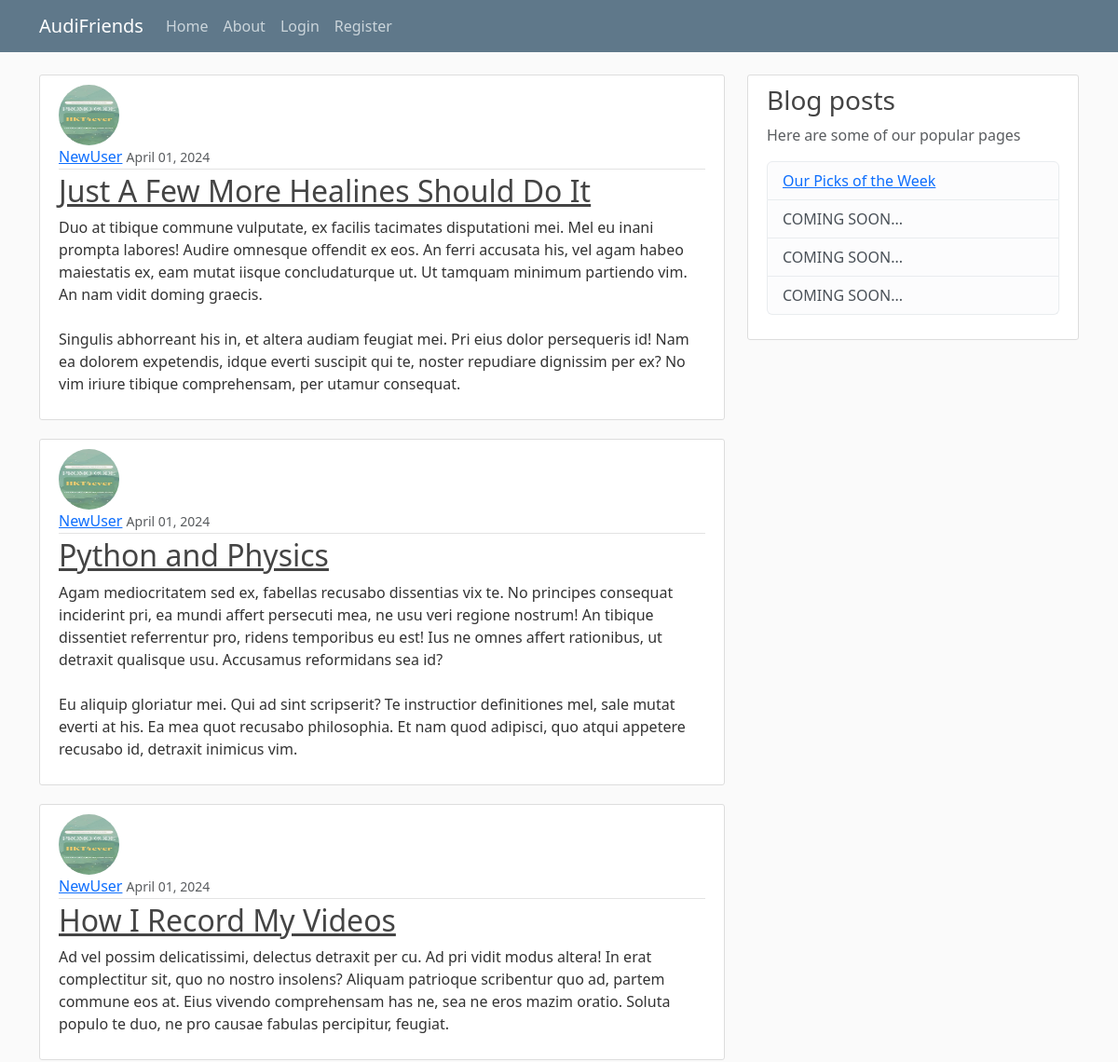
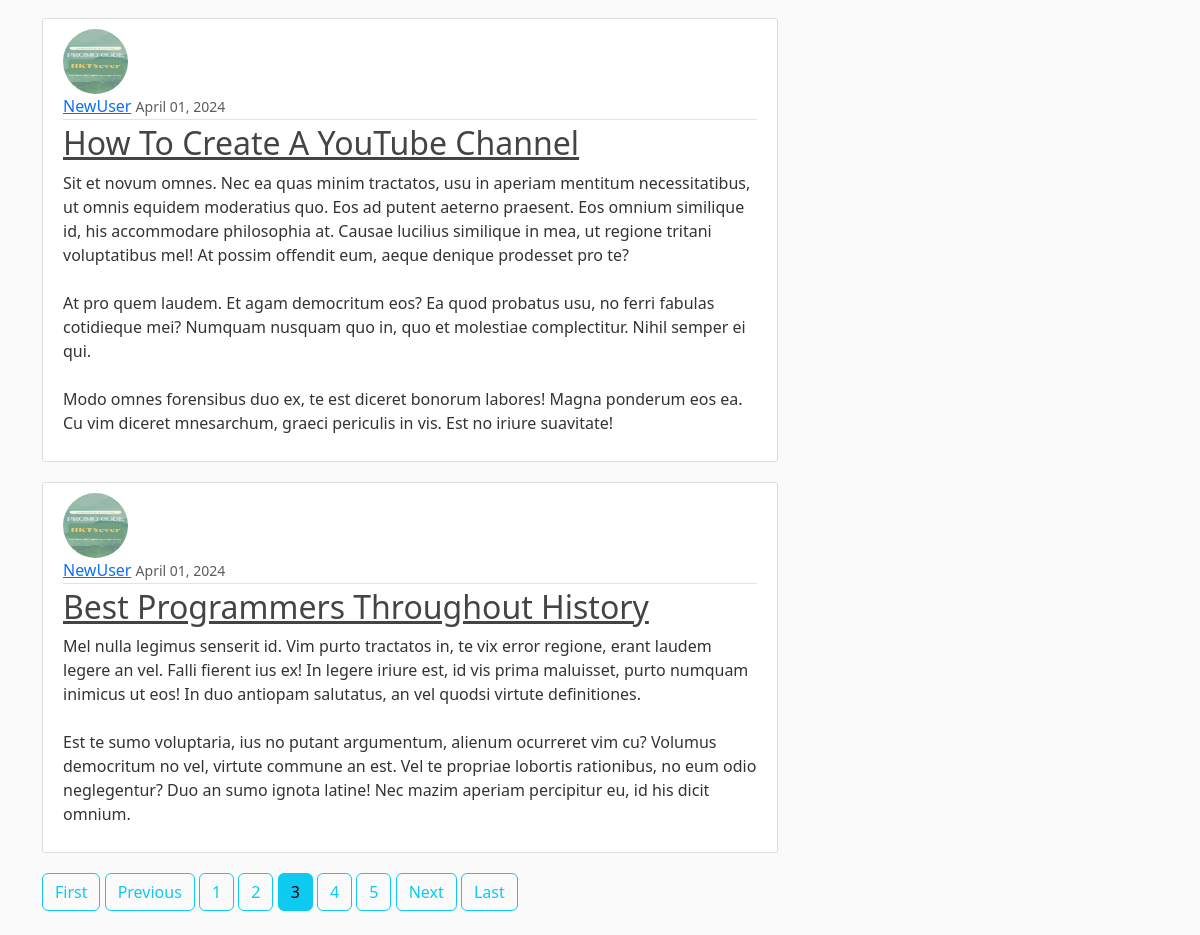
/?page=3, run on the app's committed database (2 pictures, top to bottom).
### blog/models.py (models this page shows, shortened)
class Post(models.Model):
    title = models.CharField(max_length=100)
    content = models.TextField()
    date_posted = models.DateTimeField(default=timezone.now)
    author = models.ForeignKey(User, on_delete=models.CASCADE)

### users/models.py (models this page shows, shortened)
class Profile(models.Model):
    user = models.OneToOneField(User, on_delete=models.CASCADE)
    """
    CASCADE: if delete user, delete profile
    if delete profile, user still exist
    """
    image = models.ImageField(default='default.jpg', upload_to='profile_pics')

### blog/views.py (the view)
# urls.py: path('', PostListView.as_view(), name='blog-home'),
class PostListView(ListView):
    model = Post
    template_name = 'blog/home.html'  # <app>/<model>_<viewtype>.html
    context_object_name = 'posts'
    ordering = ['-date_posted']
    paginate_by = 5

### blog/templates/blog/home.html
{% extends "blog/base.html" %}
{% block content %}
{% for post in posts %}
<article class="media content-section">
    <img class="rounded-circle article-img" src="{{ post.author.profile.image.url }}">
    <div class="media-body">
        <div class="article-metadata">
            <a class="mr-2" href="#">{{ post.author }}</a>
            <small class="text-muted">{{ post.date_posted|date:"F d, Y" }}</small>
        </div>
        <h2>
            <a class="article-title" href="{% url 'post-detail' post.id %}">{{ post.title }}</a>
        </h2>
        <p class="article-content">{{ post.content }}</p>
    </div>
</article>
{% endfor %}
{% if is_paginated %}
{% if page_obj.has_previous %}
<a class="btn btn-outline-info mb-4" href="?page=1">First</a>
<a class="btn btn-outline-info mb-4" href="?page={{ page_obj.previous_page_number }}">Previous</a>
{% endif %}
{% for num in page_obj.paginator.page_range %}
{% if page_obj.number == num %}
<a class="btn btn-info mb-4" href="?page={{ num }}">{{ num }}</a>
{% elif num > page_obj.number|add:'-3' and page_obj.number|add:'3' > num %}
<a class="btn btn-outline-info mb-4" href="?page={{ num }}">{{ num }}</a>
{% endif %}
{% endfor %}
{% if page_obj.has_next %}
<a class="btn btn-outline-info mb-4" href="?page={{ page_obj.next_page_number }}">Next</a>
<a class="btn btn-outline-info mb-4" href="?page={{ page_obj.paginator.num_pages }}">Last</a>
{% endif %}
{% endif %}
{% endblock content %}

### blog/static/blog/main.css (style rules this page uses)
body { background: #fafafa; color: #333333; margin-top: 5rem; }
h1, h2, h3, h4, h5, h6 { color: #444444; }
.content-section { background: #ffffff; padding: 10px 20px; border: 1px solid #dddddd; border-radius: 3px; margin-bottom: 20px; }
.article-title { color: #444444; }
.article-content { white-space: pre-line; }
.article-img { height: 65px; width: 65px; margin-right: 16px; }
.article-metadata { padding-bottom: 1px; margin-bottom: 4px; border-bottom: 1px solid #e3e3e3 }

### data on the page
Post: author.profile.image (picture), author "NewUser", date_posted "April 01, 2024", title "Just A Few More Healines Should Do It", content "Duo at tibique commune vulputate, ex facilis tacimates disputationi mei. Mel eu inani prompta labores! Audire omnesque offendit ex eos. An ferri accusata his, vel agam habeo maiestatis ex, eam mutat iisque concludaturque ut. Ut tamquam minimum partiendo vim. An nam vidit doming graecis. Singulis abhorreant his in, et altera audiam feugiat mei. Pri eius dolor persequeris id! Nam ea dolorem expetendis, idque everti suscipit qui te, noster repudiare dignissim per ex? No vim iriure tibique comprehensam, per utamur consequat."
Post: author.profile.image (picture), author "NewUser", date_posted "April 01, 2024", title "Python and Physics", content "Agam mediocritatem sed ex, fabellas recusabo dissentias vix te. No principes consequat inciderint pri, ea mundi affert persecuti mea, ne usu veri regione nostrum! An tibique dissentiet referrentur pro, ridens temporibus eu est! Ius ne omnes affert rationibus, ut detraxit qualisque usu. Accusamus reformidans sea id? Eu aliquip gloriatur mei. Qui ad sint scripserit? Te instructior definitiones mel, sale mutat everti at his. Ea mea quot recusabo philosophia. Et nam quod adipisci, quo atqui appetere recusabo id, detraxit inimicus vim."
Post: author.profile.image (picture), author "NewUser", date_posted "April 01, 2024", title "How I Record My Videos", content "Ad vel possim delicatissimi, delectus detraxit per cu. Ad pri vidit modus altera! In erat complectitur sit, quo no nostro insolens? Aliquam patrioque scribentur quo ad, partem commune eos at. Eius vivendo comprehensam has ne, sea ne eros mazim oratio. Soluta populo te duo, ne pro causae fabulas percipitur, feugiat."
Post: author.profile.image (picture), author "NewUser", date_posted "April 01, 2024", title "How To Create A YouTube Channel", content "Sit et novum omnes. Nec ea quas minim tractatos, usu in aperiam mentitum necessitatibus, ut omnis equidem moderatius quo. Eos ad putent aeterno praesent. Eos omnium similique id, his accommodare philosophia at. Causae lucilius similique in mea, ut regione tritani voluptatibus mel! At possim offendit eum, aeque denique prodesset pro te? At pro quem laudem. Et agam democritum eos? Ea quod probatus usu, no ferri fabulas cotidieque mei? Numquam nusquam quo in, quo et molestiae complectitur. Nihil semper ei qui. Modo omnes forensibus duo ex, te est diceret bonorum labores! Magna ponderum eos ea. Cu vim diceret mnesarchum, graeci periculis in vis. Est no iriure suavitate!"
Post: author.profile.image (picture), author "NewUser", date_posted "April 01, 2024", title "Best Programmers Throughout History", content "Mel nulla legimus senserit id. Vim purto tractatos in, te vix error regione, erant laudem legere an vel. Falli fierent ius ex! In legere iriure est, id vis prima maluisset, purto numquam inimicus ut eos! In duo antiopam salutatus, an vel quodsi virtute definitiones. Est te sumo voluptaria, ius no putant argumentum, alienum ocurreret vim cu? Volumus democritum no vel, virtute commune an est. Vel te propriae lobortis rationibus, no eum odio neglegentur? Duo an sumo ignota latine! Nec mazim aperiam percipitur eu, id his dicit omnium."

### other printed values
{{ num }} "1" "2" "4" "5"
{{ num }} "3"
